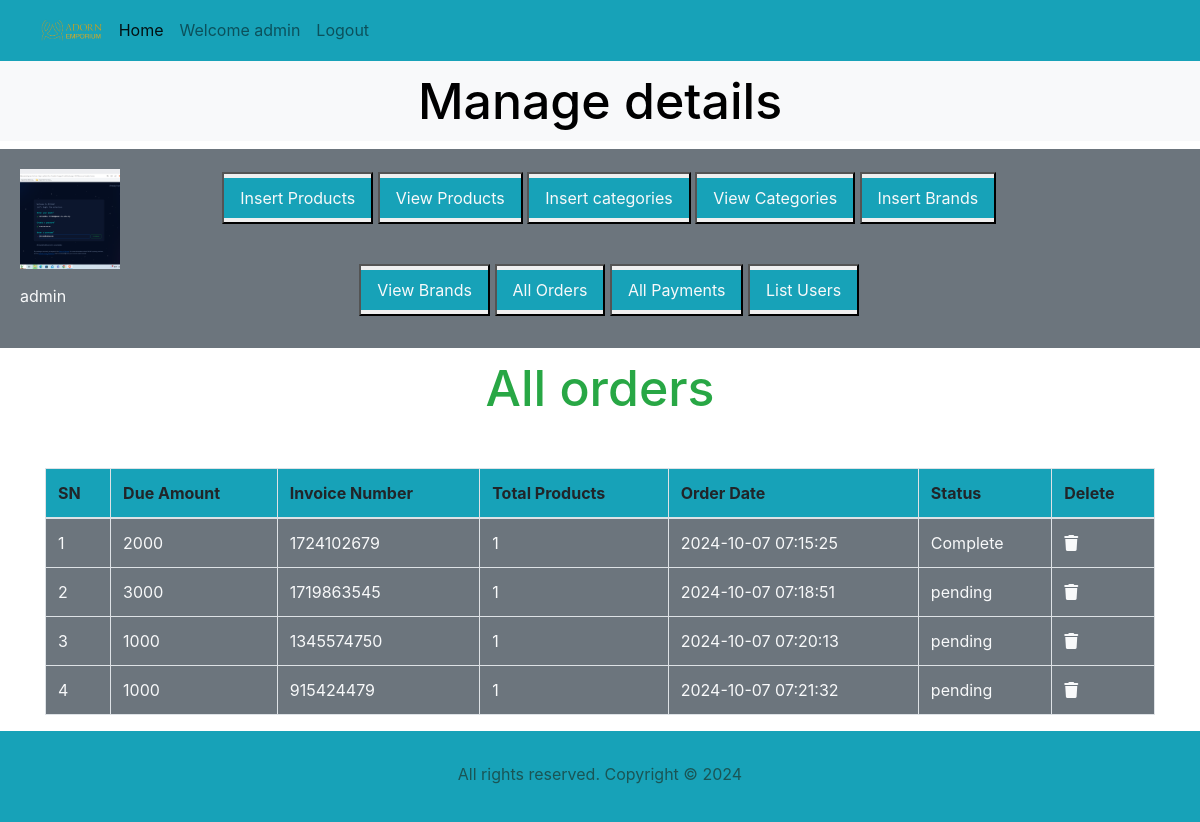
The app's page /admin_area/index.php?list_orders (signed in) with its own data.
### tables this page shows
CREATE TABLE `admin_table` (
  `admin_id` int(11) NOT NULL,
  `admin_username` varchar(255) NOT NULL,
  `admin_email` varchar(255) NOT NULL,
  `admin_password` varchar(255) NOT NULL,
  `admin_contact` varchar(255) NOT NULL,
  `admin_image` varchar(255) NOT NULL
);

CREATE TABLE `user_orders` (
  `order_id` int(11) NOT NULL,
  `user_id` int(11) NOT NULL,
  `amount_due` int(255) NOT NULL,
  `invoice_number` int(255) NOT NULL,
  `total_products` int(255) NOT NULL,
  `order_date` timestamp NOT NULL DEFAULT current_timestamp() ON UPDATE current_timestamp(),
  `order_status` varchar(255) NOT NULL
);

### admin_area/list_orders.php (the view, shortened to what this page needs)
<h3 class="text-center text-success">All orders</h3>
<table class="table table-bordered mt-5">
    <thead class="bg-info">
    <?php
    $get_orders="select * from `user_orders`";
    $result=mysqli_query($conn,$get_orders);
    $row_count=mysqli_num_rows($result);
if($row_count==0){
    echo"<h2 class='text-danger text-center mt-5'>No orders Yet</h2>";
}else{
    echo " <tr>
    <th>SN</th>
    <th>Due Amount</th>
    <th>Invoice Number</th>
    <th>Total Products</th>
    <th>Order Date</th>
    <th>Status</th>
    <th>Delete</th>
</tr>
</thead>
<tbody class='bg-secondary text-light'>";
    $number=0;
    while($row_data=mysqli_fetch_assoc($result)){
        $order_id=$row_data['order_id'];
        $amount_due=$row_data['amount_due'];
        $invoice_number=$row_data['invoice_number'];
        $total_products=$row_data['total_products'];
        $order_date=$row_data['order_date'];
        $order_status=$row_data['order_status'];
        $number++;
        echo" <tr>
            <td>$number</td>
            <td> $amount_due</td>
            <td>$invoice_number</td>
            <td>$total_products</td>
            <td>$order_date</td>
            <td>$order_status</td>
            <td><a href='index.php?delete_order=$order_id'class='text-light'><i class='fa-solid fa-trash'></i></a></td>
        </tr>";
    }
}
?>
    </tbody>
</table>

### admin_area/index.php (shortened to what this page needs)
<?php
@include('../functions_folder/common_function.php');
?>
<!DOCTYPE html>
<html lang="en">
<head>
    <link rel="stylesheet" href="https://maxcdn.bootstrapcdn.com/bootstrap/4.5.2/css/bootstrap.min.css">
    <link rel="stylesheet" href="https://cdnjs.cloudflare.com/ajax/libs/font-awesome/6.6.0/css/all.min.css" />
    <link rel="stylesheet" href="../index.css"/>
</head>
<body>
   <div class="container-fluid p-0">
        <nav class="navbar navbar-expand-lg navbar-light bg-info">
            <div class="container-fluid">
                <img src="../images/logo.png" alt="" class="logo">
                <div class="collapse navbar-collapse" id="navbarSupportedContent">
                    <ul class="navbar-nav me-auto mb-2 mb-lg-0">
                        <li class="nav-item">
                            <a class="nav-link active" aria-current="page" href="index.php">Home</a>
                        </li>
                        <?php
                            if(isset($_SESSION['admin_username'])){
                                echo "<li class='nav-item'>
                                    <a class='nav-link' href='#' name=''>Welcome ".$_SESSION['admin_username']."</a>
                                </li> ";
                                echo "<li class='nav-item'>
                                    <a class='nav-link' href='admin_logout.php' name=''>Logout</a>
                                </li> ";
                            }else{
                                echo "<script>window.open('admin_login.php','_self')</script>";
                            }
                        ?>
                    </ul>
                </div>
            </div>
        </nav>
        <div class="bg-light">
            <h3 class="text-center p-2">Manage details</h3>
        </div>
        <div class="row ">
            <div class="col-md-12 bg-secondary p-1 d-flex align-items-center">
                <div class="p-3">
                <div class="col-md-3">
                    <ul class="navbar-nav bg-secondary text-center text-light" >
                        <?php
                            if (isset($_SESSION['admin_username'])) {
                                $admin_username = $_SESSION['admin_username'];
                                $query = "SELECT * FROM `admin_table` WHERE admin_username = '$admin_username'";
                                $result = mysqli_query($conn, $query);
                                if ($result) {
                                    $row = mysqli_fetch_array($result);
                                    $admin_image = $row['admin_image'];
                                    echo "
                                    <li class='nav-item'>
                                        <img src='./admin_images/$admin_image' class='profile p-0 ' alt='Admin Profile' style='width: 100px; height: 100px; object-fit: cover;' />
                                    </li>";
                                    echo "<p class='text-light text-center'>" . htmlspecialchars($admin_username) . "</p>";
                                }
                            }
                        ?>
                    </ul>
                </div>
                </div>
                <div class="col-md-9">
                <div class="button text-center">
                    <button class="my-3"><a href="insert_product.php?insert_product" class="nav-link text-light bg-info my-1">Insert Products</a></button>
                    <button class="mb-4"><a href="index.php?view_products" class="nav-link text-light bg-info my-1">View Products</a></button>
                    <button class="my-3"><a href="index.php?insert_category" class="nav-link text-light bg-info my-1">Insert categories</a></button>
                    <button class="my-3"><a href="index.php?view_categories" class="nav-link text-light bg-info my-1">View Categories</a></button>
                    <button class="my-3"><a href="index.php?insert_brand" class="nav-link text-light bg-info my-1">Insert Brands</a></button>
                    <button class="my-3"><a href="index.php?view_brands" class="nav-link text-light bg-info my-1">View Brands</a></button>
                    <button><a href="index.php?list_orders" class="nav-link text-light bg-info my-1">All Orders</a></button>
                    <button><a href="index.php?list_payments" class="nav-link text-light bg-info my-1">All Payments</a></button>
                    <button class="mb-4"><a href="index.php?list_users" class="nav-link text-light bg-info my-1">List Users</a></button>
                </div>
                </div>
            </div>
        </div>
        <div class="container my-2">
            <?php
                if(isset($_GET['list_orders'])){
                    include('list_orders.php');
                }
            ?>
        </div>
        <?php include("../include/footer.php") ?>
    </div>
</body>
</html>

### include/footer.php
<div class="bg-info  p-3 text-center">
    <p>All rights reserved. Copyright © 2024 </p>
</div>

### index.css (style rules this page uses)
* { margin: 0; padding: 0; box-sizing: border-box; }
h3 { font-size:50px; line-height: 64px; color: black; }
p { font-size:16px; color: rgb(26, 85, 85); margin: 15px 0 20px 0; }
.logo { width: 7%; height: 7%; }
.profile { width: 90%; height: 30%; margin: auto; display: block; object-fit: contain; }

### records on screen
admin_table: admin_image (picture)
user_orders: amount_due "2000", invoice_number "1724102679", total_products "1", order_date "2024-10-07 07:15:25", order_status "Complete"
user_orders: amount_due "3000", invoice_number "1719863545", total_products "1", order_date "2024-10-07 07:18:51", order_status "pending"
user_orders: amount_due "1000", invoice_number "1345574750", total_products "1", order_date "2024-10-07 07:20:13", order_status "pending"
user_orders: amount_due "1000", invoice_number "915424479", total_products "1", order_date "2024-10-07 07:21:32", order_status "pending"

### other values on screen
$_SESSION['admin_username'] "admin"
$admin_username "admin"
